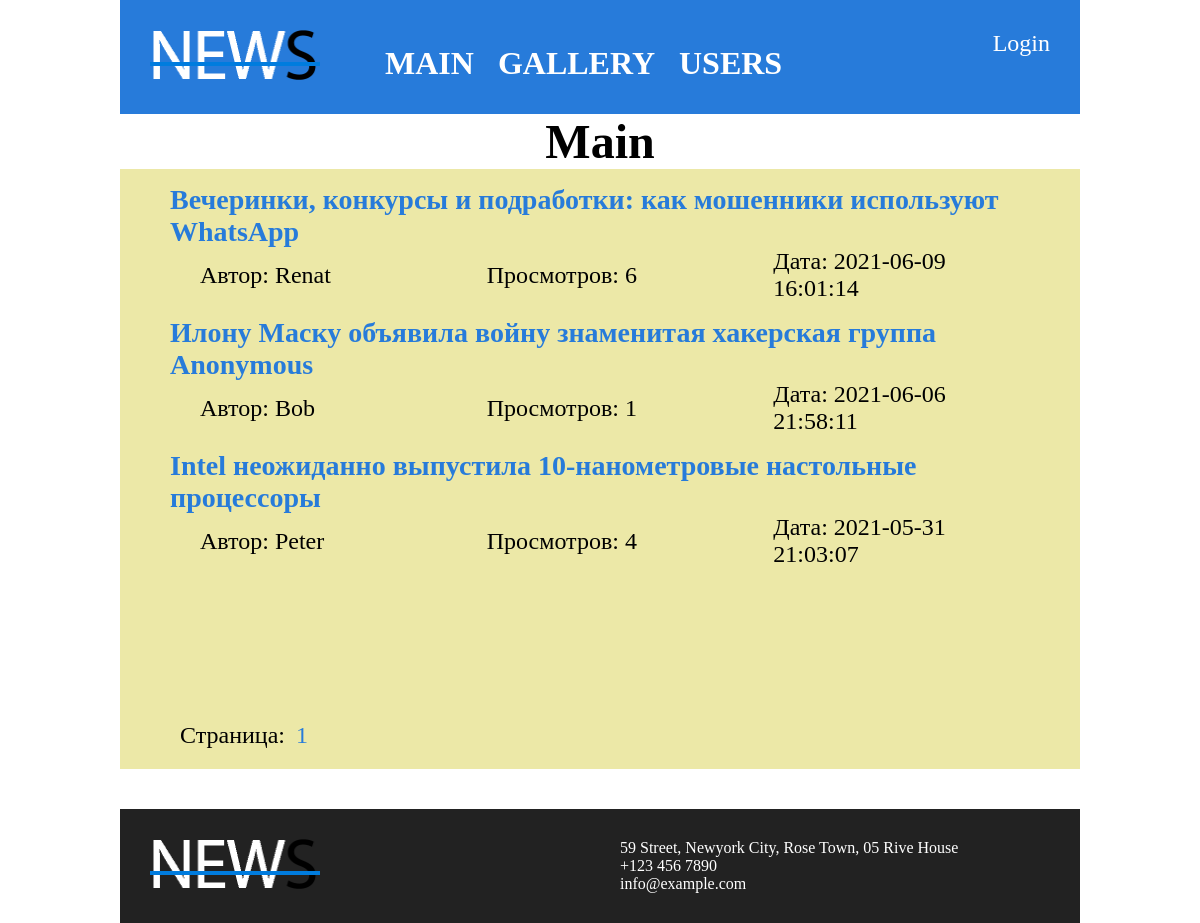
Screenshot of /articles/section.php?category=5 with the database file from the repository.
### tables this page shows
CREATE TABLE IF NOT EXISTS `posts` (
  `id` int(11) NOT NULL,
  `active` tinyint(1) NOT NULL,
  `title` varchar(250) NOT NULL,
  `code` varchar(250) NOT NULL,
  `content` text NOT NULL,
  `category_id` int(11) NOT NULL,
  `author_id` int(11) NOT NULL,
  `date` datetime NOT NULL
);

CREATE TABLE IF NOT EXISTS `authors` (
  `id` int(11) NOT NULL,
  `name` varchar(250) NOT NULL
);

### articles/News.php (called while the page is built, shortened)
<?php
class News {
    public $servername = 'localhost';
    public $username = 'root';
    public $password = '';
    public $dbname = 'news';
    function general($sql) {
        $conn = new mysqli($this->servername, $this->username, $this->password, $this->dbname);
        $string = $conn->query($sql);
        return $string;
    }
    function getPosts($table) {
        $sql = "SELECT * FROM $table";
        $string = $this->general($sql);
        $result = [];
        if($string) {
            while ($row = $string->fetch_assoc()) {
                array_push($result, $row);
            }
            return $result;
        }
    }
    function getAuthor($id) {
        $sql = "SELECT name FROM authors WHERE id = $id";
        $string = $this->general($sql);
        $result = $string->fetch_assoc();
        $result = $result['name'];
        return $result;
    }
}
?>

### articles/section.php (the view, shortened to what this page needs)
<?php
require_once './header.php';
require_once './News.php';
?>
<h2>Main</h2>
<div class="content">
    <div class="main_posts">
        <div class="main_posts_wrapper">
        <?php
        $news = new News();
        $postsTable = $news->getPosts('posts');
        $postsTable = (array)$postsTable;
        $postsTable = array_reverse($postsTable);
        $counter = 0;
        foreach ($postsTable as $arPosts) {
            if ($_GET['category'] == $arPosts['category_id']) {
                $counter += 1;
                $coun = ceil($counter / 5);
                $author = $news->getAuthor($arPosts['author_id']);
                if ((isset($_GET['page']) && $_GET['page'] == $coun) || (!isset($_GET['page']) && $coun == 1)) { ?>
                    <table class="main_post_path">
                        <tr>
                            <td colspan="3">
                                <a href="./detail.php?category=<?= $arPosts['category_id'] ?>&post=<?= $arPosts['id'] ?>">
                                    <?= $arPosts['title'] ?>
                                </a>
                            </td>
                        </tr>
                        <tr>
                            <td>Автор: <?= $author ?></td>
                            <td>Просмотров: <?= $arPosts['active'] ?></td>
                            <td>Дата: <?= $arPosts['date'] ?></td>
                        </tr>
                    </table>
                <?php
                }
            }
        } ?>
        </div>
        <div class="pages_pagination">
            <?php
            if (isset($coun) && $coun > 0) { ?>
                Страница:
                <?php
                for ($i = 1; $i <= $coun; $i++) {
                    $link = $_SERVER['PHP_SELF']."?category=".$_GET['category']."&page=$i"; ?>
                    <a href="<?= $link ?>"><?= $i ?></a>
                <?php
                }
            }
            else echo 'Постов нет'; ?>
        </div>
    </div>
</div>
<?php require_once './footer.php' ?>

### articles/style.css (style rules this page uses)
* { margin: 0; padding: 0; }
html, body { height: 100%; }
h2 { text-align: center; font-size: 48px; }
a { text-decoration: none; color: white; }
.content { display: flex; font-size: 24px; height: 600px; }
.main_posts { width: calc(80% - 15px); background-color: rgb(236, 232, 167); margin-left: 30px; padding: 0 10px; display: flex; flex-direction: column; min-height: 100%; }
.main_posts_wrapper { flex: 1 0 auto; }
table { width: 100%; border-collapse: collapse; margin: 15px 0; }
td { width: 33.33%; }
tr:nth-child(1) td { font-size: 28px; font-weight: 700; }
tr:nth-child(3) td { padding: 0 30px; }
.main_posts a { color: rgb(39, 123, 218); }
.pages_pagination { flex: 0 0 auto; padding: 20px 10px; }
.pages_pagination a { padding: 0 5px; }

### articles/section.php (style rules this page uses)
.main_posts { width: 100%; margin-left: 0; padding: 0 50px; }

### rows the page displays
posts: title "Вечеринки, конкурсы и подработки: как мошенники используют WhatsApp", author.name "Renat", active "6", date "2021-06-09 16:01:14"
posts: title "Илону Маску объявила войну знаменитая хакерская группа Anonymous", author.name "Bob", active "1", date "2021-06-06 21:58:11"
posts: title "Intel неожиданно выпустила 10-нанометровые настольные процессоры", author.name "Peter", active "4", date "2021-05-31 21:03:07"
